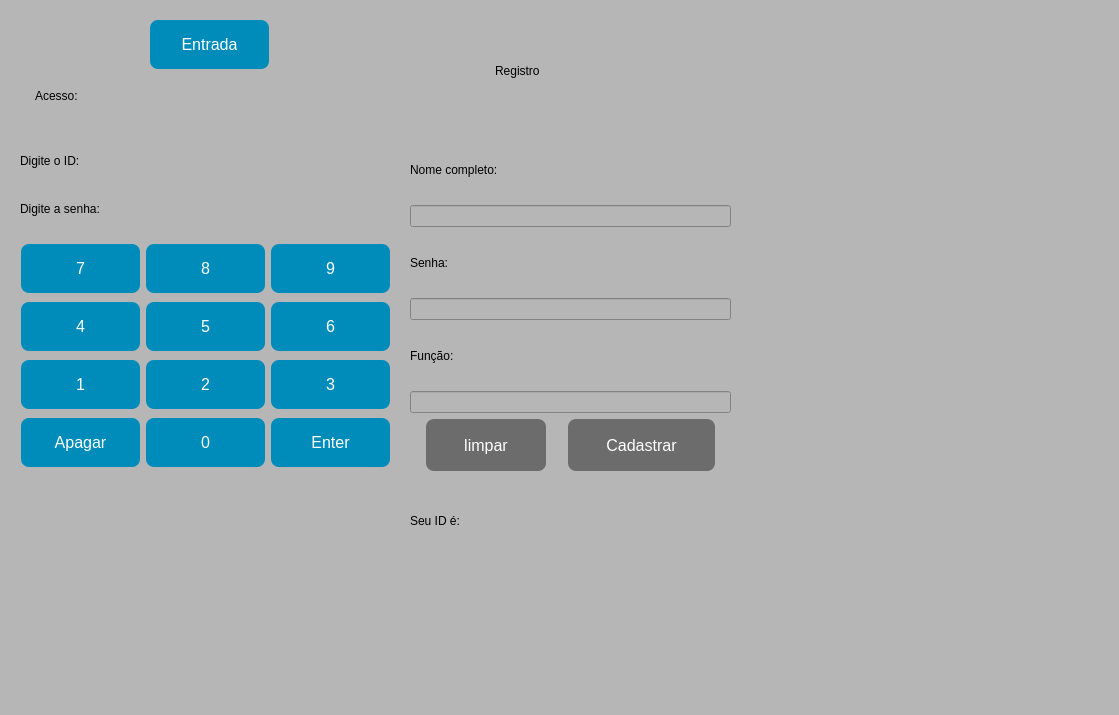
<?xml version="1.0" encoding="UTF-8"?>
<ui version="4.0">
 <class>Dialog</class>
 <widget class="QDialog" name="Dialog">
  <property name="enabled">
   <bool>true</bool>
  </property>
  <property name="geometry">
   <rect>
    <x>0</x>
    <y>0</y>
    <width>1119</width>
    <height>715</height>
   </rect>
  </property>
  <property name="cursor">
   <cursorShape>ArrowCursor</cursorShape>
  </property>
  <property name="mouseTracking">
   <bool>false</bool>
  </property>
  <property name="windowTitle">
   <string>Dialog</string>
  </property>
  <property name="styleSheet">
   <string notr="true">background-color: rgb(182, 182, 182);</string>
  </property>
  <widget class="QWidget" name="gridLayoutWidget">
   <property name="geometry">
    <rect>
     <x>20</x>
     <y>240</y>
     <width>371</width>
     <height>231</height>
    </rect>
   </property>
   <layout class="QGridLayout" name="grid">
    <property name="leftMargin">
     <number>1</number>
    </property>
    <property name="topMargin">
     <number>1</number>
    </property>
    <property name="rightMargin">
     <number>1</number>
    </property>
    <property name="bottomMargin">
     <number>1</number>
    </property>
    <property name="spacing">
     <number>6</number>
    </property>
    <item row="3" column="2">
     <widget class="QPushButton" name="bEnter">
      <property name="styleSheet">
       <string notr="true">background-color: #008CBA; /* blue */
border: none;
 color: white;
padding: 15px 32px;
text-align: center;
text-decoration: none;
display: inline-block;
font-size: 16px;
border-radius: 8px;</string>
      </property>
      <property name="text">
       <string>Enter</string>
      </property>
     </widget>
    </item>
    <item row="0" column="1">
     <widget class="QPushButton" name="b8">
      <property name="styleSheet">
       <string notr="true">background-color: #008CBA; /* blue */
border: none;
 color: white;
padding: 15px 32px;
text-align: center;
text-decoration: none;
display: inline-block;
font-size: 16px;
border-radius: 8px;</string>
      </property>
      <property name="text">
       <string>8</string>
      </property>
     </widget>
    </item>
    <item row="2" column="0">
     <widget class="QPushButton" name="b1">
      <property name="styleSheet">
       <string notr="true">background-color: #008CBA; /* blue */
border: none;
 color: white;
padding: 15px 32px;

text-decoration: none;

font-size: 16px;
border-radius: 8px;</string>
      </property>
      <property name="text">
       <string>1</string>
      </property>
     </widget>
    </item>
    <item row="1" column="1">
     <widget class="QPushButton" name="b5">
      <property name="styleSheet">
       <string notr="true">background-color: #008CBA; /* blue */
border: none;
 color: white;
padding: 15px 32px;
text-align: center;
text-decoration: none;
display: inline-block;
font-size: 16px;
border-radius: 8px;</string>
      </property>
      <property name="text">
       <string>5</string>
      </property>
     </widget>
    </item>
    <item row="0" column="0">
     <widget class="QPushButton" name="b7">
      <property name="styleSheet">
       <string notr="true">background-color: #008CBA; /* blue */
border: none;
 color: white;
padding: 15px 32px;
text-align: center;
text-decoration: none;
display: inline-block;
font-size: 16px;
border-radius: 8px;</string>
      </property>
      <property name="text">
       <string>7</string>
      </property>
     </widget>
    </item>
    <item row="3" column="1">
     <widget class="QPushButton" name="b0">
      <property name="styleSheet">
       <string notr="true">background-color: #008CBA; /* blue */
border: none;
 color: white;
padding: 15px 32px;
text-align: center;
text-decoration: none;
display: inline-block;
font-size: 16px;
border-radius: 8px;</string>
      </property>
      <property name="text">
       <string>0</string>
      </property>
     </widget>
    </item>
    <item row="2" column="2">
     <widget class="QPushButton" name="b3">
      <property name="styleSheet">
       <string notr="true">background-color: #008CBA; /* blue */
border: none;
 color: white;
padding: 15px 32px;
text-align: center;
text-decoration: none;
display: inline-block;
font-size: 16px;
border-radius: 8px;</string>
      </property>
      <property name="text">
       <string>3</string>
      </property>
     </widget>
    </item>
    <item row="2" column="1">
     <widget class="QPushButton" name="b2">
      <property name="styleSheet">
       <string notr="true">background-color: #008CBA; /* blue */
border: none;
 color: white;
padding: 15px 32px;
text-align: center;
text-decoration: none;
display: inline-block;
font-size: 16px;
border-radius: 8px;</string>
      </property>
      <property name="text">
       <string>2</string>
      </property>
     </widget>
    </item>
    <item row="3" column="0">
     <widget class="QPushButton" name="bApagar">
      <property name="styleSheet">
       <string notr="true">background-color: #008CBA; /* blue */
border: none;
 color: white;
padding: 15px 32px;
text-decoration: none;
font-size: 16px;
border-radius: 8px;</string>
      </property>
      <property name="text">
       <string>Apagar</string>
      </property>
     </widget>
    </item>
    <item row="0" column="2">
     <widget class="QPushButton" name="b9">
      <property name="styleSheet">
       <string notr="true">background-color: #008CBA; /* blue */
border: none;
 color: white;
padding: 15px 32px;
text-align: center;
text-decoration: none;
display: inline-block;
font-size: 16px;
border-radius: 8px;</string>
      </property>
      <property name="text">
       <string>9</string>
      </property>
     </widget>
    </item>
    <item row="1" column="0">
     <widget class="QPushButton" name="b4">
      <property name="styleSheet">
       <string notr="true">background-color: #008CBA; /* blue */
border: none;
 color: white;
padding: 15px 32px;

text-decoration: none;

font-size: 16px;
border-radius: 8px;</string>
      </property>
      <property name="text">
       <string>4</string>
      </property>
     </widget>
    </item>
    <item row="1" column="2">
     <widget class="QPushButton" name="b6">
      <property name="styleSheet">
       <string notr="true">background-color: #008CBA; /* blue */
border: none;
 color: white;
padding: 15px 32px;
text-align: center;
text-decoration: none;
display: inline-block;
font-size: 16px;
border-radius: 8px;</string>
      </property>
      <property name="text">
       <string>6</string>
      </property>
     </widget>
    </item>
   </layout>
  </widget>
  <widget class="QLabel" name="label_registro">
   <property name="geometry">
    <rect>
     <x>460</x>
     <y>30</y>
     <width>221</width>
     <height>81</height>
    </rect>
   </property>
   <property name="styleSheet">
    <string notr="true">font: 75 28pt &quot;MS Shell Dlg 2&quot;;

border: none;
 color: Black;
padding: 15px 32px;
text-align: center;
text-decoration: none;
border-radius: 8px;</string>
   </property>
   <property name="text">
    <string>Registro</string>
   </property>
  </widget>
  <widget class="QWidget" name="verticalLayoutWidget">
   <property name="geometry">
    <rect>
     <x>410</x>
     <y>140</y>
     <width>321</width>
     <height>331</height>
    </rect>
   </property>
   <layout class="QVBoxLayout" name="verticalLayout">
    <item>
     <widget class="QLabel" name="label_nome">
      <property name="styleSheet">
       <string notr="true">font: 63 11pt &quot;Yu Gothic UI Semibold&quot;;
</string>
      </property>
      <property name="text">
       <string>Nome completo:</string>
      </property>
     </widget>
    </item>
    <item>
     <widget class="QLineEdit" name="lineEdit_nome"/>
    </item>
    <item>
     <widget class="QLabel" name="label_senha">
      <property name="styleSheet">
       <string notr="true">font: 63 11pt &quot;Yu Gothic UI Semibold&quot;;
</string>
      </property>
      <property name="text">
       <string>Senha:</string>
      </property>
     </widget>
    </item>
    <item>
     <widget class="QLineEdit" name="lineEdit_senha"/>
    </item>
    <item>
     <widget class="QLabel" name="label_funcao">
      <property name="styleSheet">
       <string notr="true">font: 63 11pt &quot;Yu Gothic UI Semibold&quot;;
</string>
      </property>
      <property name="text">
       <string>Função:</string>
      </property>
     </widget>
    </item>
    <item>
     <widget class="QLineEdit" name="lineEdit_funcao">
      <property name="text">
       <string/>
      </property>
     </widget>
    </item>
    <item>
     <layout class="QHBoxLayout" name="horizontalLayout">
      <item>
       <widget class="QToolButton" name="bLimpar">
        <property name="styleSheet">
         <string notr="true">


background-color: rgb(108, 108, 108);
border: none;
 color: white;
padding: 15px 32px;
text-align: center;
text-decoration: none;

font-size: 16px;
border-radius: 8px;</string>
        </property>
        <property name="text">
         <string>limpar</string>
        </property>
       </widget>
      </item>
      <item>
       <widget class="QToolButton" name="bCadastrar">
        <property name="styleSheet">
         <string notr="true">background-color: rgb(108, 108, 108);
border: none;
 color: white;
padding: 15px 32px;

text-decoration: none;

font-size: 16px;
border-radius: 8px;font: 11pt &quot;MS Shell Dlg 2&quot;;</string>
        </property>
        <property name="text">
         <string>Cadastrar</string>
        </property>
       </widget>
      </item>
     </layout>
    </item>
   </layout>
  </widget>
  <widget class="QWidget" name="verticalLayoutWidget_2">
   <property name="geometry">
    <rect>
     <x>20</x>
     <y>139</y>
     <width>371</width>
     <height>91</height>
    </rect>
   </property>
   <layout class="QVBoxLayout" name="verticalLayout_2">
    <item>
     <widget class="QLabel" name="label_digite_o_ID">
      <property name="styleSheet">
       <string notr="true">font: 63 11pt &quot;Yu Gothic UI Semibold&quot;;
</string>
      </property>
      <property name="text">
       <string>Digite o ID:</string>
      </property>
     </widget>
    </item>
    <item>
     <widget class="QLabel" name="label_digite_a_senha">
      <property name="styleSheet">
       <string notr="true">font: 63 11pt &quot;Yu Gothic UI Semibold&quot;;
</string>
      </property>
      <property name="text">
       <string>Digite a senha:</string>
      </property>
     </widget>
    </item>
   </layout>
  </widget>
  <widget class="QLabel" name="label_acesso">
   <property name="geometry">
    <rect>
     <x>0</x>
     <y>60</y>
     <width>391</width>
     <height>71</height>
    </rect>
   </property>
   <property name="styleSheet">
    <string notr="true">font: 75 28pt &quot;MS Shell Dlg 2&quot;;

border: none;
 color: Black;
padding: 15px 32px;
text-align: center;
text-decoration: none;
border-radius: 8px;</string>
   </property>
   <property name="text">
    <string>Acesso:</string>
   </property>
  </widget>
  <widget class="QPushButton" name="bEntrada_saida">
   <property name="geometry">
    <rect>
     <x>150</x>
     <y>20</y>
     <width>119</width>
     <height>49</height>
    </rect>
   </property>
   <property name="styleSheet">
    <string notr="true">background-color: #008CBA; /* blue */
border: none;
 color: white;
padding: 15px 32px;
text-align: center;
text-decoration: none;
display: inline-block;
font-size: 16px;
border-radius: 8px;</string>
   </property>
   <property name="text">
    <string>Entrada</string>
   </property>
  </widget>
  <widget class="QLabel" name="label_ID">
   <property name="geometry">
    <rect>
     <x>410</x>
     <y>480</y>
     <width>321</width>
     <height>81</height>
    </rect>
   </property>
   <property name="styleSheet">
    <string notr="true">font: 16pt &quot;Yu Gothic UI Semibold&quot;;</string>
   </property>
   <property name="text">
    <string>Seu ID é:</string>
   </property>
  </widget>
 </widget>
 <resources/>
 <connections/>
</ui>
